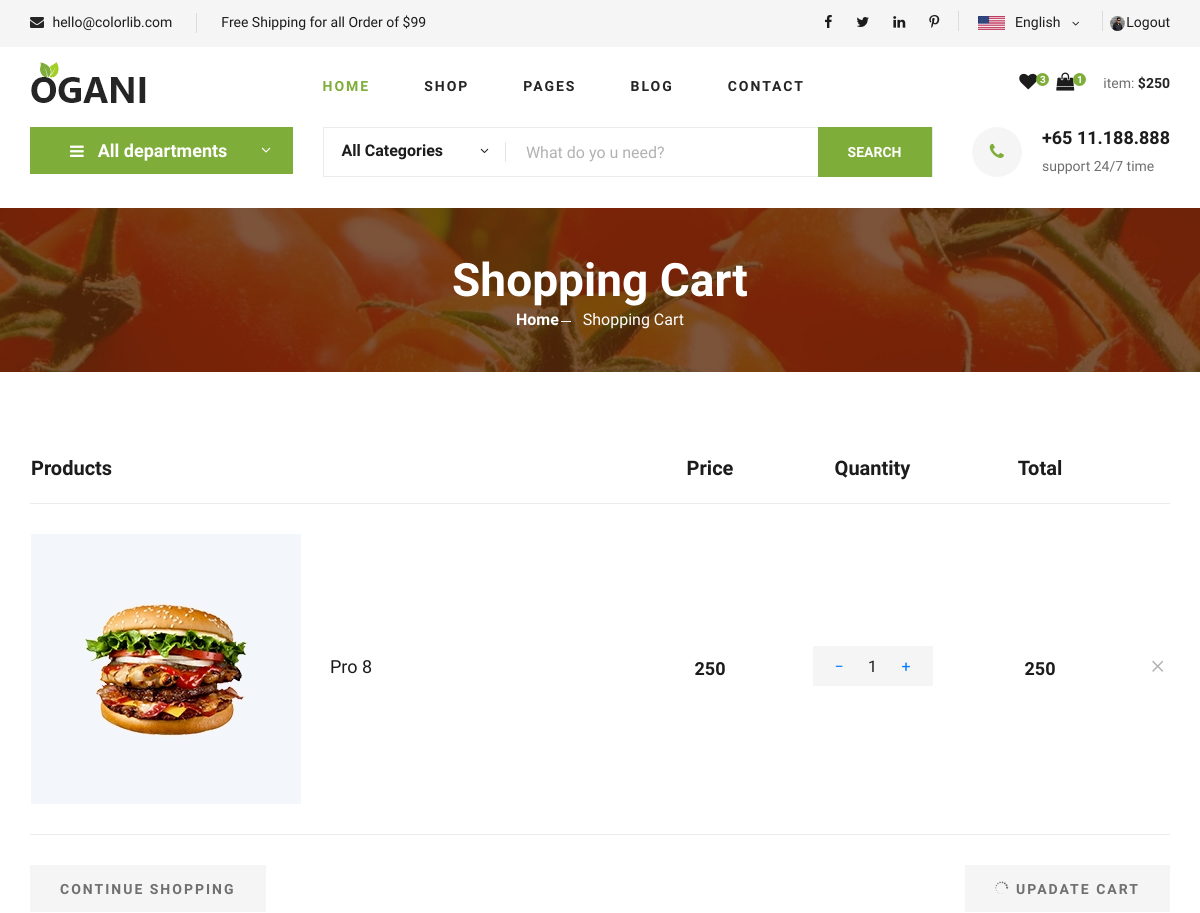
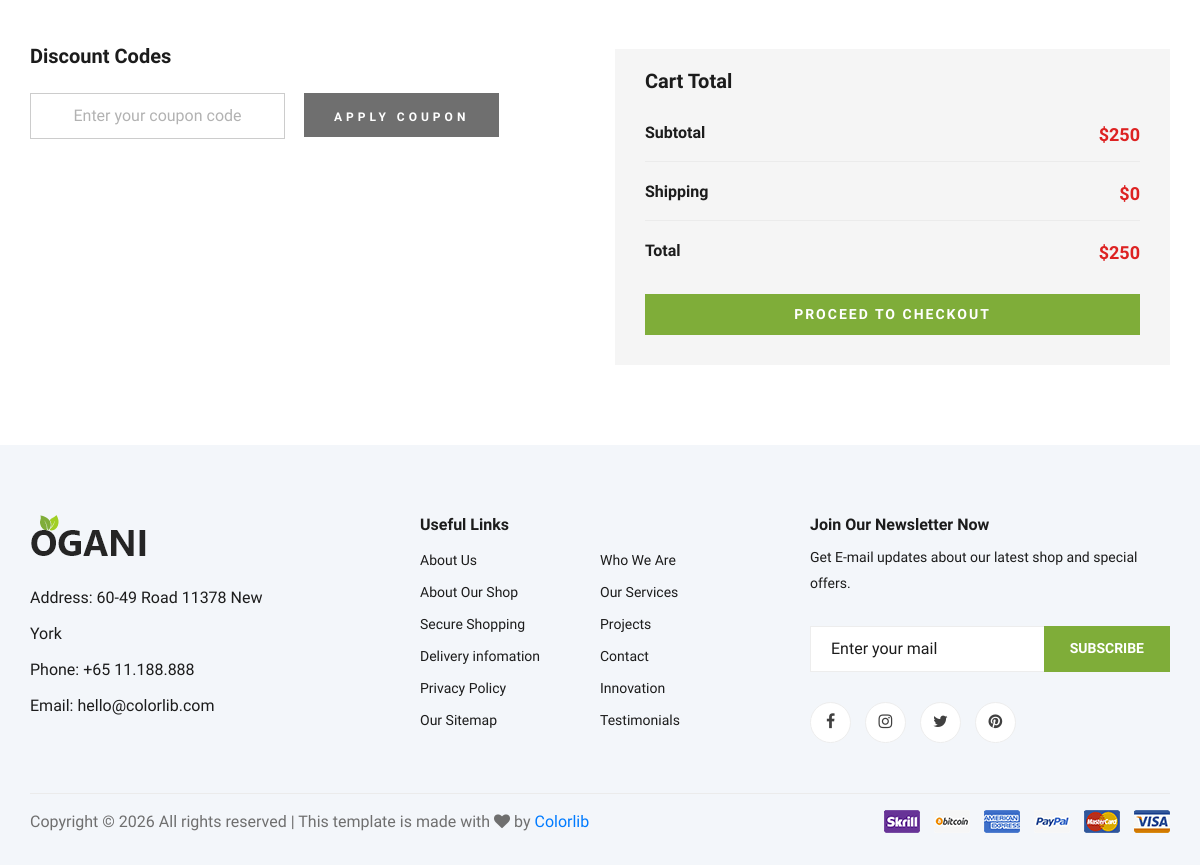
/shoping_cart (signed in), run on the app's committed database (2 pictures, top to bottom).
### myapp/models.py (models this page shows, shortened)
class user(models.Model):
    username=models.CharField(max_length=30)
    email=models.EmailField(max_length=30)
    password=models.CharField(max_length=30)
    phone_number=models.IntegerField(blank=True,null=True)
    image=models.ImageField(upload_to="image",blank=True,null=True)
    otp=models.IntegerField(blank=True,null=True)

class cart(models.Model):
    user=models.ForeignKey(user,on_delete=models.CASCADE)
    product=models.ForeignKey(product,on_delete=models.CASCADE)
    qty=models.IntegerField(default=1)
    total_price=models.IntegerField(default=1)
    added_at=models.DateTimeField(auto_now_add=True)
    order_status=models.BooleanField(default=False)

class product(models.Model):
    name=models.CharField(max_length=100)
    price = models.IntegerField()
    image=models.ImageField(upload_to="image")
    category=models.ForeignKey(category,on_delete=models.CASCADE,blank=True,null=True)

### myapp/views.py (the view)
# urls.py: path('shoping_cart', views.shoping_cart, name='shoping_cart'),
def shoping_cart(request):
    if 'username' not in request.session:
        return redirect('login')
    uid=user.objects.get(username=request.session['username'])
    wid_count=wishlist.objects.filter(user=uid).count()
    cid_count=cart.objects.filter(user=uid,order_status=False).count()
    pid = product.objects.all().order_by("-id")
    shop_items = cart.objects.filter(user=uid,order_status=False).select_related('product')
    l1=[i.total_price for i in shop_items]
    sub_total=sum(l1)
    if sub_total == 0:
        shipping=0
    elif sub_total > 99:
        shipping=0
    else:
        shipping=20
    total=sub_total+shipping
    cid=category.objects.all().order_by("-id")
    contaxt={
            "cid":cid,
            "shop_items": shop_items,
            "sub_total": sub_total,
            "shipping": shipping,
            "total": total,
            "wid_count": wid_count,
            "cid_count": cid_count,
            "uid":uid,
            "pid":pid,
        }
    return render(request,"shoping_cart.html", contaxt)

### myapp/templates/shoping_cart.html (shortened to what this page needs)
{% load static %}
<!DOCTYPE html>
<html lang="zxx">
<head>
    <link rel="stylesheet" href="{% static 'css/bootstrap.min.css' %}" type="text/css">
    <link rel="stylesheet" href="{% static 'css/font-awesome.min.css' %}" type="text/css">
    <link rel="stylesheet" href="{% static 'css/elegant-icons.css' %}" type="text/css">
    <link rel="stylesheet" href="{% static 'css/nice-select.css' %}" type="text/css">
    <link rel="stylesheet" href="{% static 'css/jquery-ui.min.css' %}" type="text/css">
    <link rel="stylesheet" href="{% static 'css/owl.carousel.min.css' %}" type="text/css">
    <link rel="stylesheet" href="{% static 'css/slicknav.min.css' %}" type="text/css">
    <link rel="stylesheet" href="{% static 'css/style.css' %}" type="text/css">
</head>
<body>
    <header class="header">
        <div class="header__top">
            <div class="container">
                <div class="row">
                    <div class="col-lg-6">
                        <div class="header__top__left">
                            <ul>
                                <li><i class="fa fa-envelope"></i> hello@colorlib.com</li>
                                <li>Free Shipping for all Order of $99</li>
                            </ul>
                        </div>
                    </div>
                    <div class="col-lg-6">
                        <div class="header__top__right">
                            <div class="header__top__right__social">
                                <a href="#"><i class="fa fa-facebook"></i></a>
                                <a href="#"><i class="fa fa-twitter"></i></a>
                                <a href="#"><i class="fa fa-linkedin"></i></a>
                                <a href="#"><i class="fa fa-pinterest-p"></i></a>
                            </div>
                            <div class="header__top__right__language">
                                <img src="{% static 'img/language.png' %}" alt="">
                                <div>English</div>
                                <span class="arrow_carrot-down"></span>
                            </div>
                            <div class="header__top__right__auth">
                                <a href="{% url 'profile' %}" title="View Profile">
                                    <img src="{{ uid.image.url }}" alt="User" class="profile-icon">
                                </a>
                                <a href="{% url 'logout' %}">Logout</a>
                            </div>
                        </div>
                    </div>
                </div>
            </div>
        </div>
        <div class="container">
            <div class="row">
                <div class="col-lg-3">
                    <div class="header__logo">
                        <a href="{% url 'index' %}"><img src="{% static 'img/logo.png' %}" alt=""></a>
                    </div>
                </div>
                <div class="col-lg-6">
                    <nav class="header__menu">
                        <ul>
                            <li class="active"><a href="{% url 'index' %}">Home</a></li>
                            <li><a href="{% url 'shop_grid' %}">Shop</a></li>
                            <li><a href="#">Pages</a>
                            </li>
                            <li><a href="{% url 'blog' %}">Blog</a></li>
                            <li><a href="{% url 'contact' %}">Contact</a></li>
                        </ul>
                    </nav>
                </div>
                <div class="col-lg-3">
                    <div class="header__cart">
                        <ul>
                            <li><a href="{% url 'wishlists' %}"><i class="fa fa-heart"></i> <span>{{wid_count}}</span></a></li>
                            <li><a href="{% url 'shoping_cart' %}"><i class="fa fa-shopping-bag"></i> <span>{{cid_count}}</span></a></li>
                        </ul>
                        <div class="header__cart__price">item: <span>${{total}}</span></div>
                    </div>
                </div>
            </div>
        </div>
    </header>
    <section class="hero hero-normal">
        <div class="container">
            <div class="row">
                <div class="col-lg-3">
                    <div class="hero__categories">
                        <div class="hero__categories__all">
                            <i class="fa fa-bars"></i>
                            <span>All departments</span>
                        </div>
                    </div>
                </div>
                <div class="col-lg-9">
                    <div class="hero__search">
                        <div class="hero__search__form">
                            <form action="#">
                                <div class="hero__search__categories">
                                    All Categories
                                    <span class="arrow_carrot-down"></span>
                                </div>
                                <input type="text" placeholder="What do yo u need?">
                                <button type="submit" class="site-btn">SEARCH</button>
                            </form>
                        </div>
                        <div class="hero__search__phone">
                            <div class="hero__search__phone__icon">
                                <i class="fa fa-phone"></i>
                            </div>
                            <div class="hero__search__phone__text">
                                <h5>+65 11.188.888</h5>
                                <span>support 24/7 time</span>
                            </div>
                        </div>
                    </div>
                </div>
            </div>
        </div>
    </section>
    <section class="breadcrumb-section set-bg" data-setbg="{% static 'img/breadcrumb.jpg' %}">
        <div class="container">
            <div class="row">
                <div class="col-lg-12 text-center">
                    <div class="breadcrumb__text">
                        <h2>Shopping Cart</h2>
                        <div class="breadcrumb__option">
                            <a href="{% url 'index' %}">Home</a>
                            <span>Shopping Cart</span>
                        </div>
                    </div>
                </div>
            </div>
        </div>
    </section>
    <section class="shoping-cart spad">
        <div class="container">
            <div class="row">
                <div class="col-lg-12">
                    <div class="shoping__cart__table">
                        <table>
                            <thead>
                                <tr>
                                    <th class="shoping__product">Products</th>
                                    <th>Price</th>
                                    <th>Quantity</th>
                                    <th>Total</th>
                                    <th></th>
                                </tr>
                            </thead>
                            <tbody>
                                {% for item in shop_items %}
                                <tr>
                                    <td class="shoping__cart__item">
                                        <img src="{{item.product.image}}" alt="">
                                        <h5>{{ item.product.name }}</h5>
                                    </td>
                                    <td class="shoping__cart__price">
                                        {{ item.product.price }}
                                    </td>
                                    <td class="shoping__cart__quantity">
                                        <div class="quantity">
                                            <div class="pro-qty">
                                                <a href="{% url 'cart_minus' item.id %}" class="qty-btn">−</a>
                                                <input type="text" value="{{ item.qty }}" class="qty-input" readonly>
                                                <a href="{% url 'cart_plus' item.id %}" class="qty-btn">+</a>
                                            </div>
                                        </div>
                                    </td>
                                    <td class="shoping__cart__total">
                                        {{item.total_price}}
                                    </td>
                                    <td class="shoping__cart__item__close">
                                        <a href="{% url 'add_cart' item.product.id %}">
                                        <span class="icon_close"></span>
                                        </a>
                                    </td>
                                </tr>
                                {% endfor %}
                            </tbody>
                        </table>
                    </div>
                </div>
            </div>
            <div class="row">
                <div class="col-lg-12">
                    <div class="shoping__cart__btns">
                        <a href="#" class="primary-btn cart-btn">CONTINUE SHOPPING</a>
                        <a href="#" class="primary-btn cart-btn cart-btn-right"><span class="icon_loading"></span>
                            Upadate Cart</a>
                    </div>
                </div>
                <div class="col-lg-6">
                    <div class="shoping__continue">
                        <div class="shoping__discount">
                            <h5>Discount Codes</h5>
                            <form action="#">
                                <input type="text" placeholder="Enter your coupon code">
                                <button type="submit" class="site-btn">APPLY COUPON</button>
                            </form>
                        </div>
                    </div>
                </div>
                <div class="col-lg-6">
                    <div class="shoping__checkout">
                        <h5>Cart Total</h5>
                        <ul>
                            <li>Subtotal <span>${{sub_total}}</span></li>
                            <li>Shipping <span>${{shipping}}</span></li>
                            <li>Total <span>${{total}}</span></li>
                        </ul>
                        <a href="{% url 'checkout' %}" class="primary-btn">PROCEED TO CHECKOUT</a>
                    </div>
                </div>
            </div>
        </div>
    </section>
    <footer class="footer spad">
        <div class="container">
            <div class="row">
                <div class="col-lg-3 col-md-6 col-sm-6">
                    <div class="footer__about">
                        <div class="footer__about__logo">
                            <a href="./index.html"><img src="{% static 'img/logo.png' %}" alt=""></a>
                        </div>
                        <ul>
                            <li>Address: 60-49 Road 11378 New York</li>
                            <li>Phone: +65 11.188.888</li>
                            <li>Email: hello@colorlib.com</li>
                        </ul>
                    </div>
                </div>
                <div class="col-lg-4 col-md-6 col-sm-6 offset-lg-1">
                    <div class="footer__widget">
                        <h6>Useful Links</h6>
                        <ul>
                            <li><a href="#">About Us</a></li>
                            <li><a href="#">About Our Shop</a></li>
                            <li><a href="#">Secure Shopping</a></li>
                            <li><a href="#">Delivery infomation</a></li>
                            <li><a href="#">Privacy Policy</a></li>
                            <li><a href="#">Our Sitemap</a></li>
                        </ul>
                        <ul>
                            <li><a href="#">Who We Are</a></li>
                            <li><a href="#">Our Services</a></li>
                            <li><a href="#">Projects</a></li>
                            <li><a href="#">Contact</a></li>
                            <li><a href="#">Innovation</a></li>
                            <li><a href="#">Testimonials</a></li>
                        </ul>
                    </div>
                </div>
                <div class="col-lg-4 col-md-12">
                    <div class="footer__widget">
                        <h6>Join Our Newsletter Now</h6>
                        <p>Get E-mail updates about our latest shop and special offers.</p>
                        <form action="#">
                            <input type="text" placeholder="Enter your mail">
                            <button type="submit" class="site-btn">Subscribe</button>
                        </form>
                        <div class="footer__widget__social">
                            <a href="#"><i class="fa fa-facebook"></i></a>
                            <a href="#"><i class="fa fa-instagram"></i></a>
                            <a href="#"><i class="fa fa-twitter"></i></a>
                            <a href="#"><i class="fa fa-pinterest"></i></a>
                        </div>
                    </div>
                </div>
            </div>
            <div class="row">
                <div class="col-lg-12">
                    <div class="footer__copyright">
                        <div class="footer__copyright__text">
                            <p>
                                Copyright &copy;
                                <script>document.write(new Date().getFullYear());</script> All rights reserved | This
                                template is made with <i class="fa fa-heart" aria-hidden="true"></i> by <a
                                    href="https://colorlib.com" target="_blank">Colorlib</a>
                            </p>
                        </div>
                        <div class="footer__copyright__payment"><img src="{% static 'img/payment-item.png' %}" alt="">
                        </div>
                    </div>
                </div>
            </div>
        </div>
    </footer>
</body>
</html>

### myapp/templates/shoping_cart.html (style rules this page uses)
.profile-icon { width: 15px; height: 15px; border-radius: 50%; right: 10.2%; top: 35%; position: absolute; }

### data on the page
user: image (picture)
cart: product.image (picture), product.name "Pro 8", product.price "250", qty "1", total_price "250"

### other printed values
{{ wid_count }} "3"
{{ cid_count }} "1"
{{ total }} "250"
{{ sub_total }} "250"
{{ shipping }} "0"
